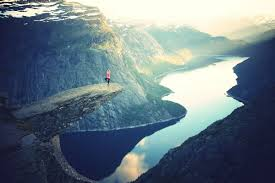
%> input picture Assignment_0/a.jpeg, 275 x 183 px
$ octave --eval "result = Q2a(imread('a.jpeg'));"   (GNU Octave 9; MATLAB toolbox functions it lacks are replaced by stand-ins)
%> lines starting %> are read from the running program, lines starting %| are printed output that depends on the picture
function result=Q2a (im)
    result=rgb2gray(im);
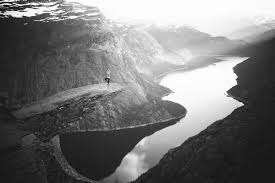
%> result: size 183x275 uint8; min 1, max 255, mean 118.4
    result=imcomplement(result)
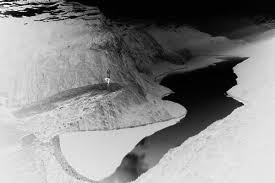
%> result: size 183x275 uint8; min 0, max 254, mean 136.6
end
